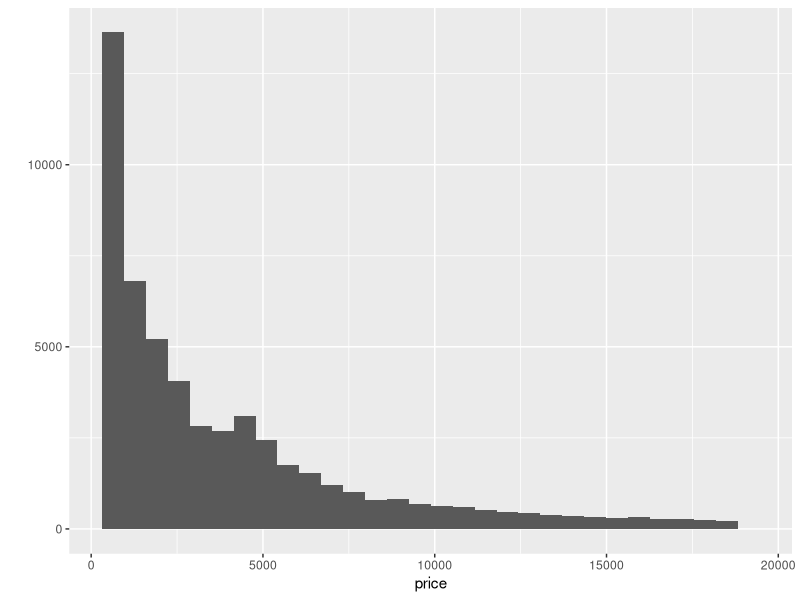
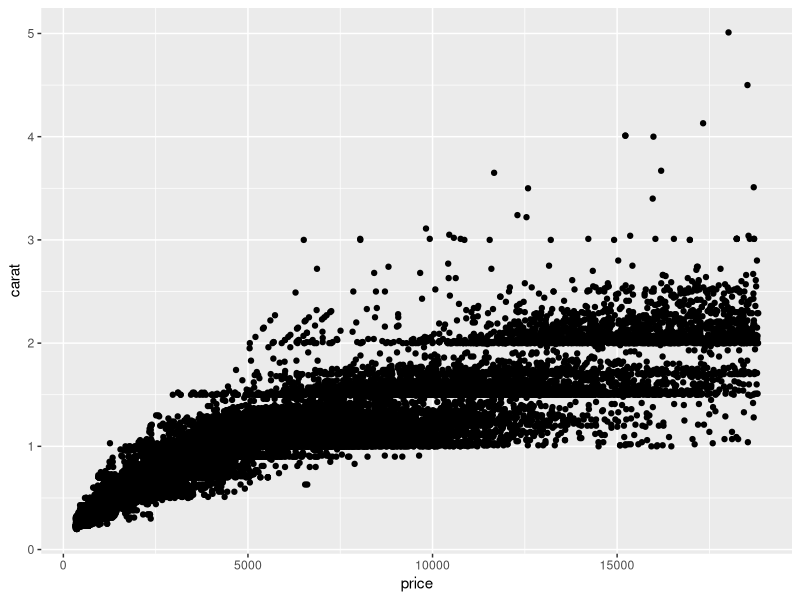
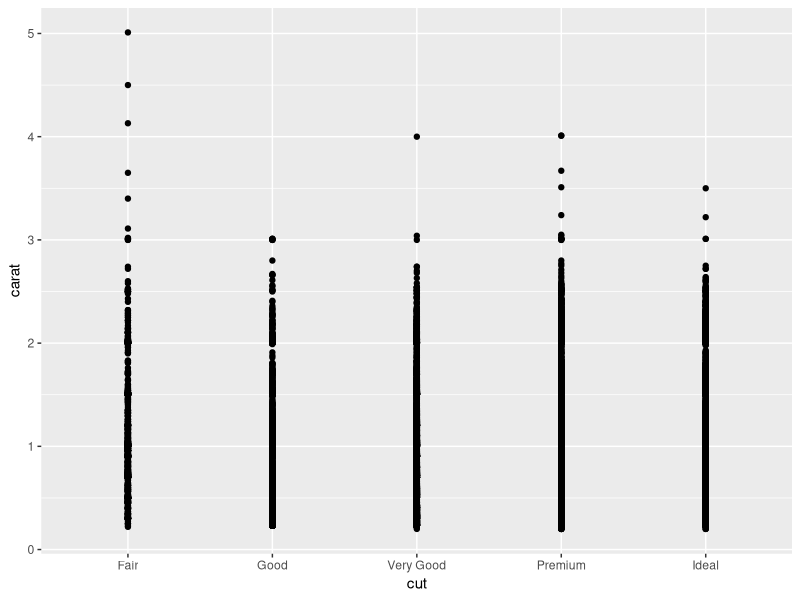
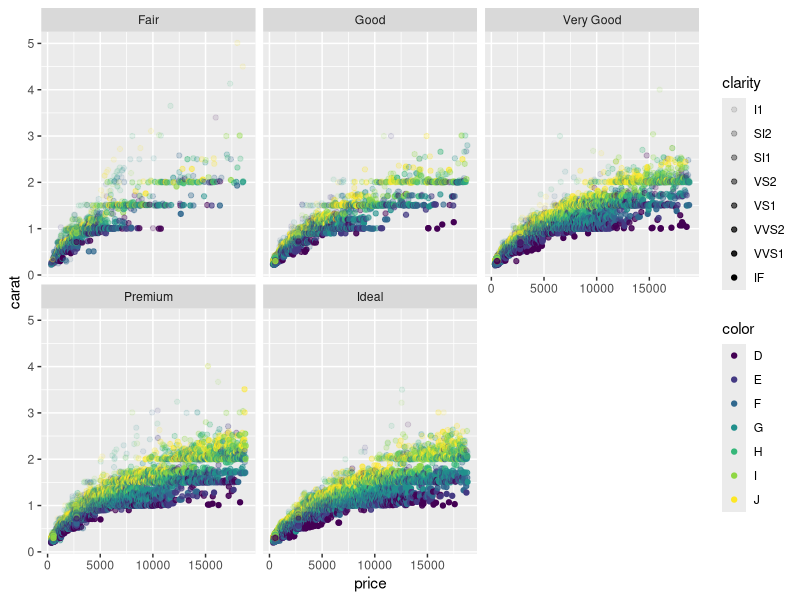
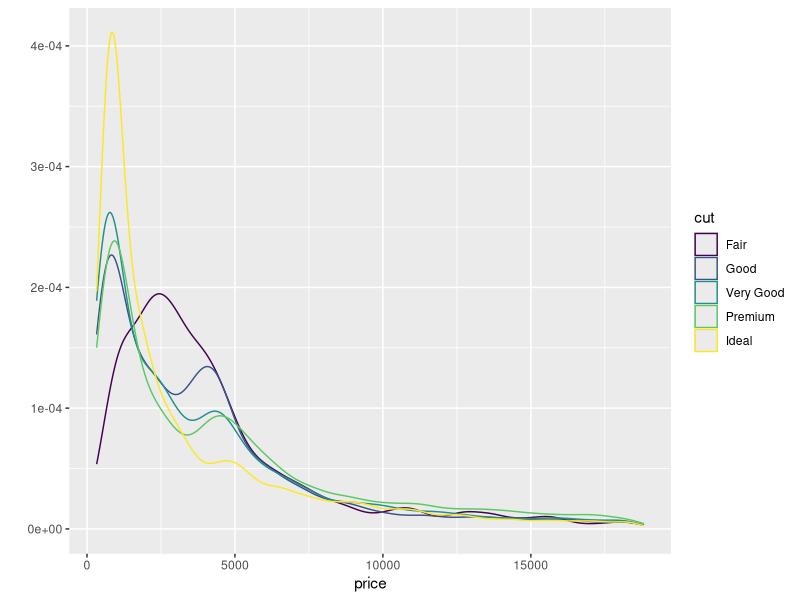
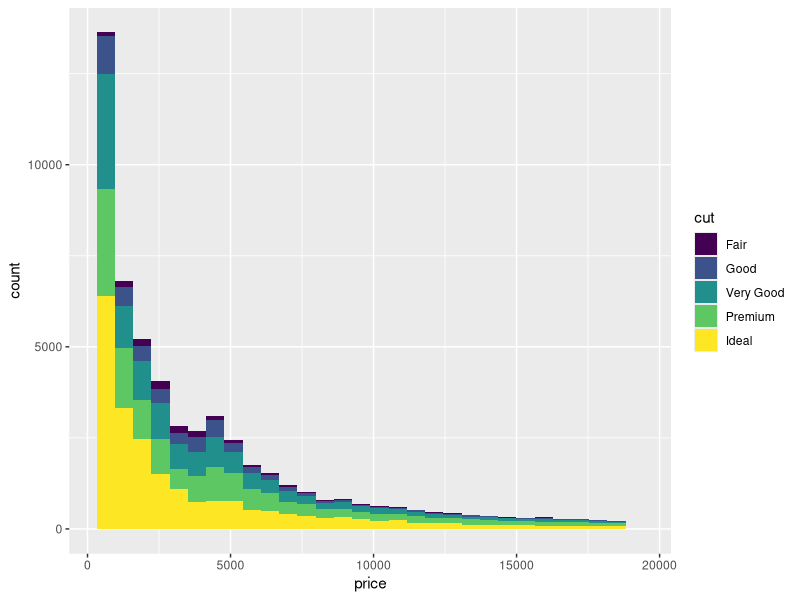
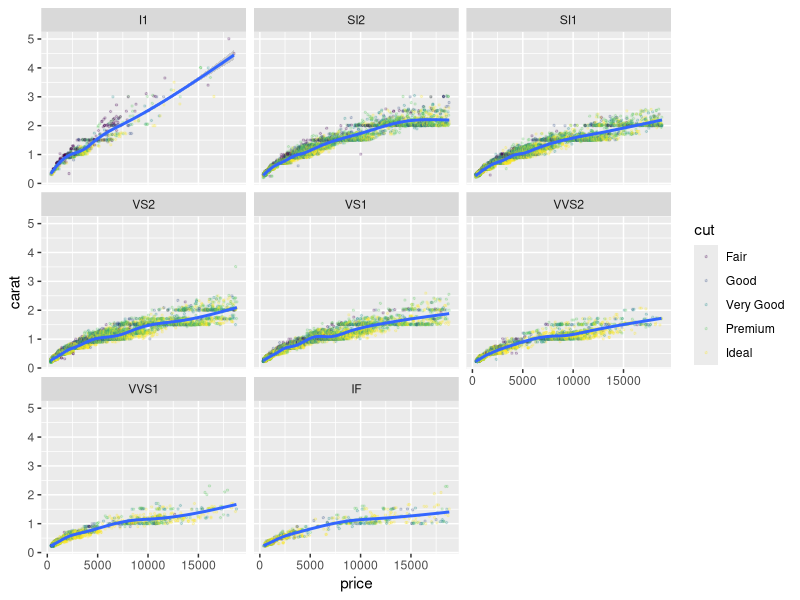
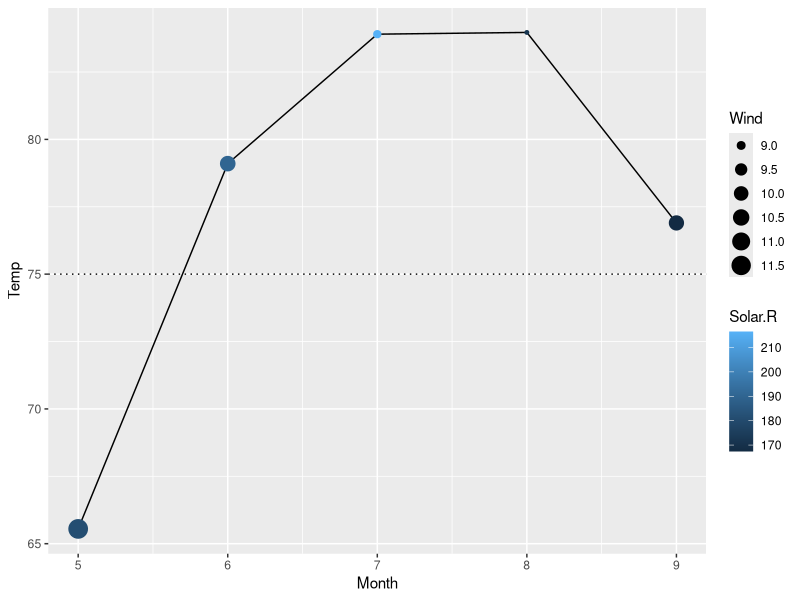

Source code (R) for these figures, in order:
library(ggplot2)
library(dplyr)
data('diamonds')

qplot(x = price, data = diamonds)
qplot(x = price, y = carat, data = diamonds)
qplot(x = cut, y = carat, data = diamonds)

qplot(x = price,
      y = carat,
      color = color,
      facets = ~cut,
      alpha = clarity,
      data = diamonds,
      geom = 'point')
qplot(x = price, col= cut, data = diamonds, geom = 'density', alpha = I(0.2))


ggplot(diamonds, aes(price, fill = cut))+
  geom_histogram()
ggplot(diamonds, aes(price, carat))+
  geom_point(size = 0.5, alpha = .2, aes(col = cut)) +
  geom_smooth()+
  facet_wrap(~clarity)

gr_airquality <- group_by(airquality, by = Month)
t <- summarise_all(gr_airquality, mean, na.rm = T)

ggplot(t, aes(Month, Temp))+
  geom_line()+
  geom_point(aes(size = Wind, col = Solar.R))+
  geom_hline(yintercept = 75, linetype = 'dotted')

# Задание 1
data('mtcars')
mtcars
my_plot <- ggplot(mtcars, aes(factor(am), mpg))+
  geom_violin()+
  geom_boxplot(width = 0.2)
my_plot

# Задание 2

sales <- read.csv('sales.csv')
my_plot <- ggplot(sales, aes(income, sale))+
  geom_point(aes(col = shop))+
  geom_smooth()

# Задание 3

my_plot <- ggplot(sales, aes(shop, income, col = season))+
  stat_summary(fun.data = mean_cl_boot, position = position_dodge(0.2))
my_plot

# Задание 4

my_plot <- ggplot(sales, aes(date, sale, col = shop))+
  stat_summary(fun.data = mean_cl_boot, geom = 'errorbar', width = 0.2, position = position_dodge(0.2))+
  stat_summary(fun.y = mean, geom = 'point', position = position_dodge(0.2))+
  stat_summary(fun.y = mean, geom = 'line', position = position_dodge(0.2))
my_plot
